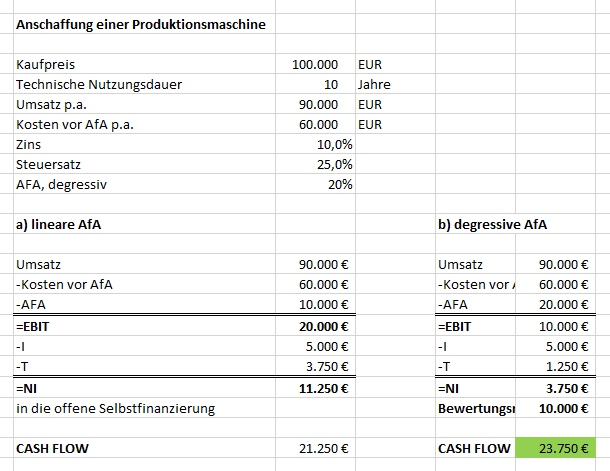
#> input picture images/Excel/ReFiExcel.png, 610 x 471 px
$ python tesseractTest.py
#> lines starting #> are read from the running program, lines starting #| are printed output that depends on the picture; after the words box and inside, x2 and y2 are one past the last pixel; in counts of white or black regions, pixels touching at a corner belong together
import cv2
import multiprocessing as mp
import numpy as np
import pandas as pd
import pytesseract
import re
import time
pytesseract.pytesseract.tesseract_cmd = r'C:\Program Files\Tesseract-OCR\tesseract'


def show_wait_destroy(winname, img):
    cv2.imshow(winname, img)
    cv2.moveWindow(winname, 500, 0)
    cv2.waitKey(0)
    cv2.destroyWindow(winname)


def hough_transform(img):
    """
        -Hough Transformation-

        Hough Transformation Lines
        https://opencv-python-tutroals.readthedocs.io/en/latest/py_tutorials/py_imgproc/py_houghlines/py_houghlines.html

        Probabilistic is not used because of worse results
    """
    # shape of Image
    try:
        height, width, color = img.shape
    except ValueError:
        height, width = img.shape

    # empty Image
    white_Image = 255 * np.ones(shape=[height, width, 3], dtype=np.uint8)

    # actual hugh translation
    lines = cv2.HoughLines(img, 1, np.pi / 360, 200)

    # Calculate and paint the found lines
    for line in lines:
        for rho, theta in line:
            a = np.cos(theta)
            b = np.sin(theta)
            x0 = a * rho
            y0 = b * rho
            x1 = int(x0 + 1000 * (-b))
            y1 = int(y0 + 1000 * a)
            x2 = int(x0 - 1000 * (-b))
            y2 = int(y0 - 1000 * a)

            # filter for vertical and horizontal lines
            if x2 - x1 == 0 or abs(y2 - y1) < 2:
                cv2.line(white_Image, (x1, y1), (x2, y2), (0, 0, 0), 2)

    # Draw lines at the border for better contour detection later
    cv2.line(white_Image, (0, 0),           (width, 0),     (0, 0, 0), 1)       # top
    cv2.line(white_Image, (width, height),  (0, height),    (0, 0, 0), 1)       # bottom
    cv2.line(white_Image, (0, 0),           (0, height),    (0, 0, 0), 1)       # left
    cv2.line(white_Image, (width, height),  (width, 0),     (0, 0, 0), 1)       # right

    return white_Image


# [6 lines left out: function tesseract_ocr, not called in this run]


def tesseract_ocr_mp(idx, img):
    """
        -PyTesseract OCR-

        image_to_string => String of text
        image_to_boxes => position of chars
        image_to_data => level, page_num, block_num, par_num, line_num, word_num, left, top, width, height, conf, text
        image_to_osd => Some Data about the Image

        Use the PyTesseract OCR Engine to get a String of Chars contained in a given Image
        Remove unwanted String chars
    """
    res = pytesseract.image_to_string(img)

    # filter some nasty text stuff out
    res = re.sub(r'[\x00-\x08\x0b\x0c\x0e-\x1f\x7f-\xff]', '', res)
    return [idx, res]


def main(input_path, output_format="csv", output_path="", debug=False):

    """
        -Init-

        Initialize some images that will be needed for processing
        And Check some Variables

        origImg -> will be the Original Image as Reference
        paintedImg -> will be a visual representation of the process (used for Debugging)
        src -> will be the source Processed Image on which all processes will be based on

    """
#> called with input_path = 'images/Excel/ReFiExcel.png', output_format = 'clipboard', output_path = '', debug = False
    origImg = cv2.imread(input_path)
#> origImg is the input picture: shape (471, 610, 3); mean B, G, R 242, 242.7, 242.3
    paintedImg = cv2.imread(input_path)
    src = cv2.imread(input_path, cv2.IMREAD_COLOR)

    # check for correct path
    if src is None:
        print('Error opening image: ' + input_path)
        return -1

    # check if img is already grey
    try:
        gray = cv2.cvtColor(src, cv2.COLOR_BGR2GRAY)
    except ValueError:
        gray = src

    """
        -Isolate Lines from Image-

        Find Horizontal and Vertical structures in the Image
        The Strictures will be Isolated from the text to identify Rows and Columns

    """

    # Apply adaptiveThreshold at the bitwise_not of gray
    gray = cv2.bitwise_not(gray)
    bw = cv2.adaptiveThreshold(gray, 255, cv2.ADAPTIVE_THRESH_MEAN_C, cv2.THRESH_BINARY, 15, -2)
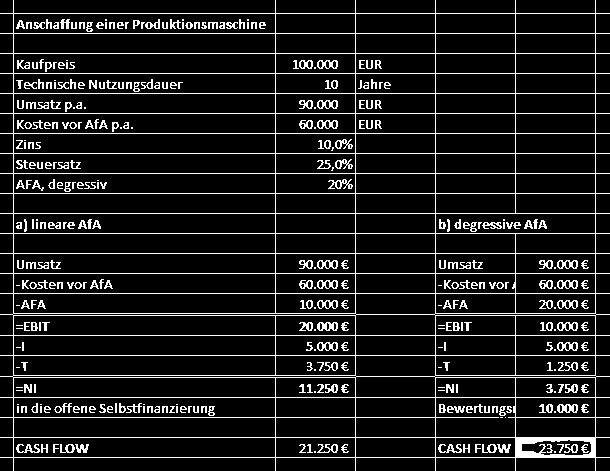
#> bw: shape (471, 610); 10.7% white in thin lines or dots

    # Create the images that will extract the horizontal and vertical lines
    horizontal = np.copy(bw)
    vertical = np.copy(bw)

    # Specify size on horizontal axis
    cols = horizontal.shape[1]
    horizontal_size = cols // 50
    # Create structure element for extracting horizontal lines through morphology operations
    horizontalStructure = cv2.getStructuringElement(cv2.MORPH_RECT, (horizontal_size, 1))
    # Apply morphology operations
    horizontal = cv2.erode(horizontal, horizontalStructure)
#> horizontal: shape (471, 610); 5.3% white in thin lines or dots
    horizontal = cv2.dilate(horizontal, horizontalStructure)
#> horizontal: shape (471, 610); 5.5% white in thin lines or dots

    # Specify size on vertical axis
    rows = vertical.shape[0]
    verticalsize = rows // 50
    # Create structure element for extracting vertical lines through morphology operations
    verticalStructure = cv2.getStructuringElement(cv2.MORPH_RECT, (1, verticalsize))
    # Apply morphology operations
    vertical = cv2.erode(vertical, verticalStructure)
#> vertical: shape (471, 610); 1.1% white in thin lines or dots
    vertical = cv2.dilate(vertical, verticalStructure)
#> vertical: shape (471, 610); 1.9% white in thin lines or dots

    lineImg = cv2.add(horizontal, vertical)
#> lineImg: shape (471, 610); 7.3% white in thin lines or dots

    if debug:
        show_wait_destroy('Raw isolated lines.jpg', lineImg)

    """
        -Enhance Lines-

        Enhance the found lines to draw a Table like Structure
        Hough Transformation is used

        When Adding the Images use the invert of the Image

    """
    # transform horizontal lines 2 times with flipped image for accuracy
    horizontal1 = hough_transform(horizontal)
#> in hough_transform, `lines = cv2.HoughLines(img, 1, np.pi / 360, 200)`: lines = 29 rows, first 8: [13, 1.57], [33, 1.57], [53, 1.57], [73, 1.57], [93, 1.57], [113, 1.57], [133, 1.57], [153, 1.57]
#> the loop in hough_transform, `for line in lines:` made 29 passes
    # flip and second go
    horizontal2 = cv2.rotate(horizontal, cv2.ROTATE_180)
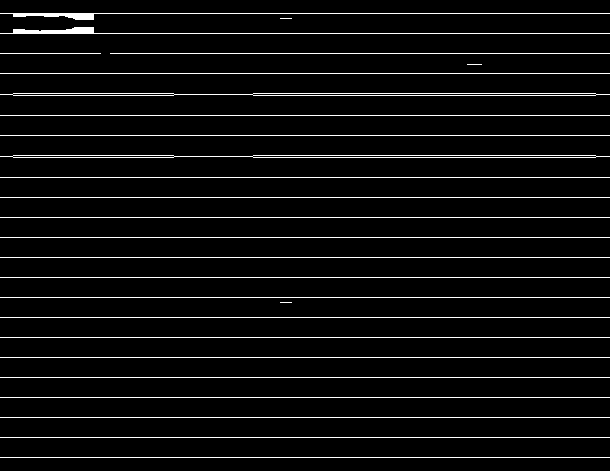
#> horizontal2: shape (471, 610); 5.5% white in thin lines or dots
    horizontal2 = hough_transform(horizontal2)
#> in hough_transform (call 2), `lines = cv2.HoughLines(img, 1, np.pi / 360, 200)`: lines = 29 rows, first 8: [13, 1.57], [33, 1.57], [73, 1.57], [115, 1.57], [135, 1.57], [177, 1.57], [197, 1.57], [217, 1.57]
#> the loop in hough_transform (call 2), `for line in lines:` made 29 passes
    horizontal2 = cv2.rotate(horizontal2, cv2.ROTATE_180)
#> horizontal2: shape (471, 610, 3); 84.2% white; 1 black region, box (x1, y1, x2, y2) and area: (0, 0, 610, 471) 45537
    # add both and invert
    horizontal = 255 - (255-horizontal1 + (255-horizontal2))
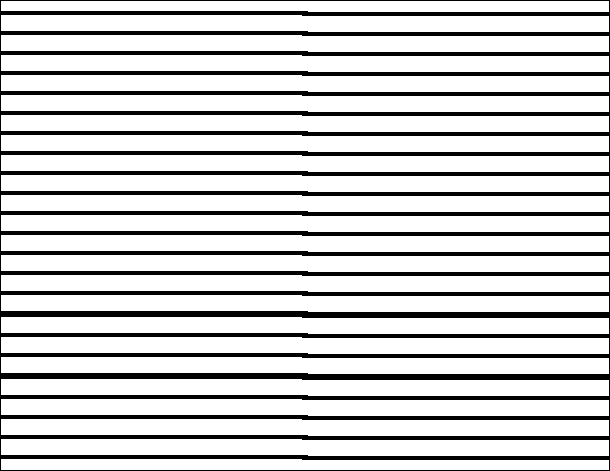
#> horizontal: shape (471, 610, 3); min 0, max 255, mean 201.3

    # transform vertical lines
    vertical = hough_transform(vertical)
#> in hough_transform (call 3), `lines = cv2.HoughLines(img, 1, np.pi / 360, 200)`: lines = [[13, 0], [275, 0], [355, 0], [435, 0], [595, 0], [515, 0]]
#> the loop in hough_transform (call 3), `for line in lines:` made 6 passes
#> after the loop in hough_transform (call 3), `for line in lines:`:
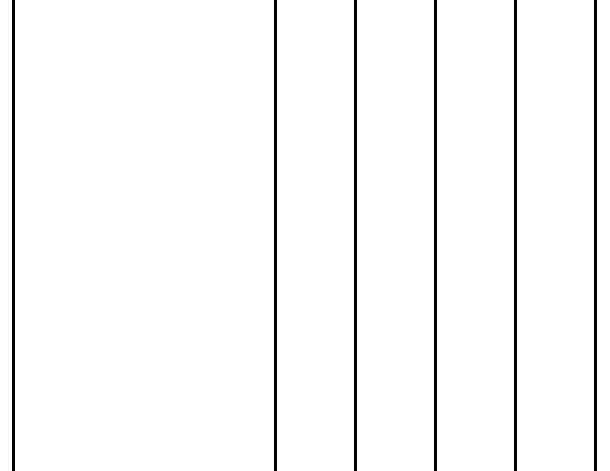
#> white_Image: shape (471, 610, 3); 97% white; 6 black regions, box (x1, y1, x2, y2) and area: (12, 0, 15, 471) 1413, (274, 0, 277, 471) 1413, (354, 0, 357, 471) 1413, (434, 0, 437, 471) 1413, (514, 0, 517, 471) 1413, (594, 0, 597, 471) 1413

    # add vert and horiz lines as inverses
    lineImg = 255 - (255 - horizontal + (255 - vertical))
#> lineImg: shape (471, 610, 3)

    if debug:
        show_wait_destroy('Refined lines added.jpg', lineImg)

    """
        -Find Contours-> Cells-

        After Preprocessing the Line Image find the Contours of every Cell
        Will be used to find Cells, Rows and Columns

    """

    # Preprocess Line Image
    lineImg = cv2.cvtColor(lineImg, cv2.COLOR_BGR2GRAY)     # grayscale
#> lineImg: shape (471, 610)
    ret, lineImg = cv2.threshold(lineImg, 127, 255, 0)      # threshold
#> lineImg: shape (471, 610); 76.5% white; 1 black region

    # Find Contours
    contours, hierarchy = cv2.findContours(lineImg, cv2.RETR_TREE, cv2.CHAIN_APPROX_SIMPLE)
#> contours = 168 contours; largest, box (x1, y1, x2, y2) and area: (15, 439, 274, 455) 3870, (15, 419, 274, 435) 3870, (15, 399, 274, 415) 3870, (15, 379, 274, 395) 3870, (15, 357, 274, 373) 3870

    # Visual Representation
    cv2.drawContours(lineImg, contours, -1, (0, 255, 0), 2)
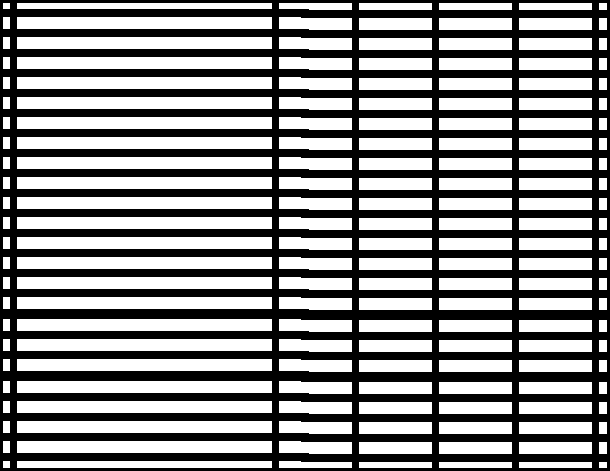
#> lineImg: shape (471, 610); 54.1% white; 1 black region
    if debug:
        show_wait_destroy('Raw Contours.jpg', lineImg)

    """
        -Filter Contours-

        Used Filter:
        1. Filter for Cells (Rectangles) via Shape Approximation
        2. Filter for a given Cell Size

    """

    filteredContours = []
    for cnt in contours:

        # Shape Approximation
        epsilon = 0.001 * cv2.arcLength(cnt, True)
        approx = cv2.approxPolyDP(cnt, epsilon, True)

        if len(approx) == 4:                                # Filter 1: just include 4 corner Shapes
            if cv2.contourArea(cnt) > 300.0:                # Filter 2: just include size bigger than 300^2 px
                filteredContours.append(cnt)
#> this loop made 168 passes
#> (epsilon, approx) on passes 1 to 3: (0.04, [[597, 460], [597, 469], [608, 469], [608, 460]]), (0.17, [[517, 460], [517, 469], [593, 469], [593, 460]]), (0.17, [[437, 460], [437, 469], [513, 469], [513, 460]])
#> after the loop, filteredContours = 96 contours; largest, box (x1, y1, x2, y2) and area: (15, 439, 274, 455) 3870, (15, 419, 274, 435) 3870, (15, 399, 274, 415) 3870, (15, 379, 274, 395) 3870, (15, 357, 274, 373) 3870

    # Visual Representation
    cv2.drawContours(lineImg, filteredContours, -1, (255, 0, 0), 2)
#> lineImg: shape (471, 610); 81.3% white; 1 black region, box (x1, y1, x2, y2) and area: (0, 0, 610, 471) 53844
    cv2.drawContours(paintedImg, filteredContours, -1, (255, 0, 0), 2)
    if debug:
        show_wait_destroy('Filtered Contours.jpg', lineImg)

    """
        -Find Rows and Columns-

        Find Rows and Columns of the table based on the found Contours
        Save every found Row/Column once in rowsRange/columnsRange Variable
        Save every Contour with a defined Row/Column to rows/columns
        Tolerance defines the tolerance between found Rows in Pixel

        Steps:
        1. Create empty Lists
        2. Find Centroid (Schwerpunkt) of every Contour
        3. Based on the Centroid, search for an existing Row/Column with the given tolerance
            - If a Row/Column already exists, assign the Contour
            - If no Row/Column was found, create a new one, hold track of it and then assign the Contour

    """

    # Step 1:
    rows = []           # indexes every Contour with a row height and a row Index of rowRange
    columns = []        # indexes every Contour with a columns width and a columns Index of columnRange
    rowRange = []       # holds track of every row with a given height +- tolerance
    columnRange = []    # holds track of every columns with a given height +- tolerance

    index = 0
    tolerance = 2       # in px
    for cnt in filteredContours:

        # Step 2: Find Centroid of every Contour
        M = cv2.moments(cnt)
        cx = int(M['m10'] / M['m00'])
        cy = int(M['m01'] / M['m00'])
        # draw a circle for visual marking
        cv2.circle(paintedImg, (cx, cy), radius=0, color=(0, 0, 255), thickness=10)

        # Step 2: for Rows
        if len(rowRange) == 0:                                                          # no rows yet
            rowRange.append(cy)                                                         # append new Row
            rows.append([cy, index, 0])                                                 # cy creates new row
        else:
            for i in range(len(rowRange)):                                              # search for existing row
                if cy > rowRange[i] + tolerance or cy < rowRange[i] - tolerance:        # tolerance +- 2 pixel
                    if i == len(rowRange)-1:                                            # no fitting row found
                        rowRange.append(cy)                                             # append new Row
                        rows.append([cy, index, i+1])                                   # cy creates new row index +1
                else:
                    rows.append([cy, index, i])                                     # cy is in the tolerance, row found
                    break

        # Step 2: for Columns
        if len(columnRange) == 0:                                                       # no rows yet
            columnRange.append(cx)                                                      # append new Row
            columns.append([cx, index, 0])                                              # cx creates new row
        else:
            for j in range(len(columnRange)):                                           # search for existing col
                if cx > columnRange[j] + tolerance or cx < columnRange[j] - tolerance:  # tolerance +- 2 pixel
                    if j == len(columnRange)-1:                                         # no fitting col found
                        columnRange.append(cx)                                          # append new col
                        columns.append([cx, index, j+1])                                # cx creates new column index +1
                else:
                    columns.append([cx, index, j])                                  # cx is in the tolerance, col found
                    break

        index += 1       # hold track of index of item from filteredContours List
#> this loop made 96 passes
#> (cnt, cx, cy) on passes 1 to 7: ([[517, 460], [517, 469], [593, 469], [593, 460]], 555, 464), ([[437, 460], [437, 469], [513, 469], [513, 460]], 475, 464), ([[357, 460], [357, 469], [433, 469], [433, 460]], 395, 464), ([[15, 459], [15, 469], [273, 469], [273, 459]], 144, 464), ([[517, 440], [517, 455], [593, 455], [593, 440]], 555, 447), ([[437, 440], [437, 455], [513, 455], [513, 440]], 475, 447), ([[357, 440], [357, 455], [433, 455], [433, 440]], 395, 447)
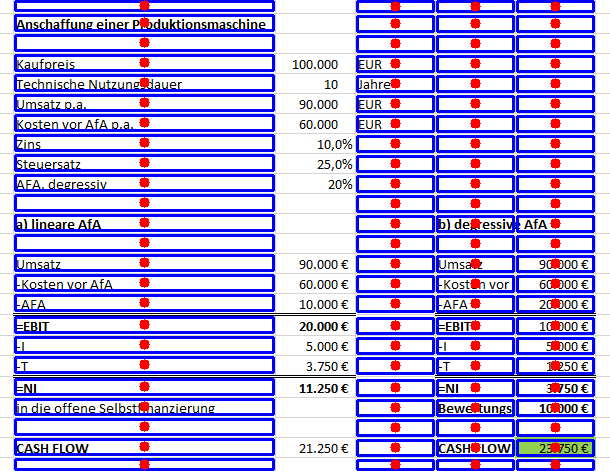
#> paintedImg: shape (471, 610, 3); mean B, G, R 235.9, 167.2, 173.9
#> after the loop, columnRange = [555, 475, 395, 144]; columns = 96 items, first 6: [555, 0, 0], [475, 1, 1], [395, 2, 2], [144, 3, 3], [555, 4, 0], [475, 5, 1]; index = 96; rowRange = [464, 447, 427, 407, 387, 365, 345, 325, 303, 283, 263, 243, 223, 203, 183, 163, 143, 123, 103, 83, 63, 43, 23, 6]; rows = 96 items, first 6: [464, 0, 0], [464, 1, 0], [464, 2, 0], [464, 3, 0], [447, 4, 1], [447, 5, 1]

    # Visual Representation of all found Contours, Rows and Columns with their Centroids
    show_wait_destroy('Computer Vision.jpg', paintedImg)

    """
        -Slice Image-

        Slice the Original Image according to the Found Rows and Columns
        Every cell is represented as a single Image which will be processed by OCR
        Steps:
        1. Preprocess the whole Original Image for better OCR results
        2. Create a List which will contain every sliced Image
        3. Calculate Coordinates for Image slicing based on the found Contours (Rectangles)
            - get all rectangle coordinates
            - calculate longest distance from P1 because only two corners are needed for slicing
        4. actually slice the Images

    """

    # Step 1: preprocess the Image
    origImg = cv2.cvtColor(origImg, cv2.COLOR_BGR2GRAY)                             # grayscale
    ret, origImg = cv2.threshold(np.array(origImg), 125, 255, cv2.THRESH_BINARY)    # threshold
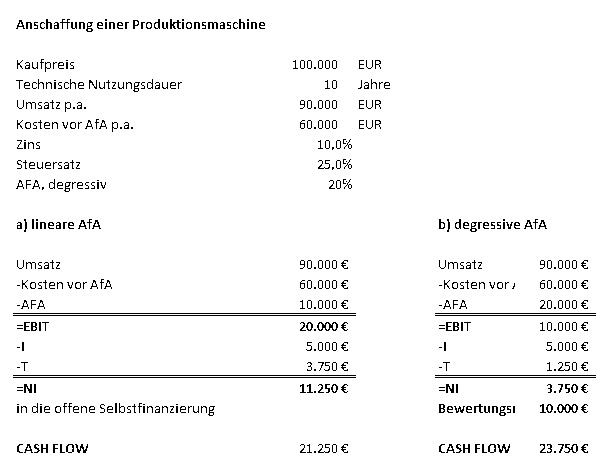
#> origImg: shape (471, 610); 96.3% white; black in thin lines or dots, all inside (x1, y1, x2, y2) = (13, 19, 596, 453)

    # Step 2: create empty List
    imageList = []
    for rectangle in filteredContours:
        x1 = rectangle[0][0][0]
        y1 = rectangle[0][0][1]
        x2 = rectangle[1][0][0]
        y2 = rectangle[1][0][1]
        x3 = rectangle[2][0][0]
        y3 = rectangle[2][0][1]
        x4 = rectangle[3][0][0]
        y4 = rectangle[3][0][1]

        # Step 3: for every rectangle (with pythagoras)
        d12 = np.sqrt(((x2-x1)**2)+((y2-y1)**2))    # distance between P1 and P2
        d13 = np.sqrt(((x3-x1)**2)+((y3-y1)**2))    # distance between P1 and P3
        d14 = np.sqrt(((x4-x1)**2)+((y4-y1)**2))    # distance between P1 and P4
        if d12 > d13 and d12 > d14:
            # d between 1 and 2 is greatest
            px = x2
            py = y2
        elif d13 > d12 and d13 > d14:
            # d between 1 and 3 is greatest
            px = x3
            py = y3
        else:  # d14 > d12 and d14 > d13:
            # d between 1 and 4 is greatest
            px = x4
            py = y4

        # correct Point coordinates for line height/width
        px -= 1
        py -= 1

        # Step 4: slice the Image at calculated coordinates
        slicedImage = origImg[y1:py, x1:px].copy()
        imageList.append(slicedImage)
#> this loop made 96 passes
#> (x1, y1, x2, y2, x3, y3, x4, y4) on passes 1 to 8: (517, 460, 517, 469, 593, 469, 593, 460), (437, 460, 437, 469, 513, 469, 513, 460), (357, 460, 357, 469, 433, 469, 433, 460), (15, 459, 15, 469, 273, 469, 273, 459), (517, 440, 517, 455, 593, 455, 593, 440), (437, 440, 437, 455, 513, 455, 513, 440), (357, 440, 357, 455, 433, 455, 433, 440), (15, 439, 15, 454, 273, 454, 273, 439)

    """
        -Create empty Pandas DF-

        create an empty DataFrame with the calculated size

    """

    row = range(len(rowRange))                  # size of rows
    col = range(len(columnRange))               # size of columns
    df = pd.DataFrame(index=row, columns=col)   # create DF

    """
        -MP OCR every Images-

        Multi Processes all sliced Images with the OCR engine
        Writes the results to the DataFrame

    """

    start = time.time()     # timer for Performance Measurement

    # result list has [index, result] to keep track of processed images
    resultList = []
    pool = mp.Pool(mp.cpu_count())
    resultList.append(pool.starmap(tesseract_ocr_mp, enumerate(imageList)))
#> (the call stopped at in tesseract_ocr_mp, `res = pytesseract.image_to_string(img)`: pytesseract is not available in this run)

    # results are out of Order, sort them by the Index
    resultList.sort(key=lambda x: x[0])

    # write result in DataFrame for export
    for i in range(len(resultList[0])):
        r = len(rowRange) - 1 - rows[i][2]          # coordinate of row
        c = len(columnRange) - 1 - columns[i][2]    # coordinate of col

        # print(resultList[i][1])
        df.iat[r, c] = resultList[0][i][1]
#> this loop made 0 passes

    if debug:
        print(df)

    # timer for Performance Measurement
    stop = time.time()
    print((stop - start), "s for MP OCR")

    """
        -OCR every Images-

        Same as above but without the Multiprocessing => at least 3 times slower

    """
    # [13 lines of commented-out code are left out]

    """
        -Export-

        Possible Outputs:
        0. "cvs" => DEFAULT creates new Sheet in CSV format on a given Path
        1. "excel"          creates new Excel Sheet on a given Path
        2. "clipboard"      copies Table to Clipboard for pasting to file

        => Path can be set by giving an output_path Value. Defaults to Input Path

    """

    if output_path == "":
        # format the output path and remove the ".png" or ".jpg" or ".jpeg" file ending
        # find "." starting from 5 index before the end of the string
        i = input_path.find(".", len(input_path) - 5, len(input_path))
        if i == -1:             # no file ending found
            i = len(input_path)
        # remove file ending
        output_path = input_path[:i:]

    # look for given output Format and Export the DataFrame
    if output_format == "excel":
        df.to_excel(output_path + ".xlsx", index=False, header=False)
    elif output_format == "clipboard":
        df.to_clipboard(excel=True, index=False, header=False)
    else:   # default
        df.to_csv(output_path + ".csv", index=False, header=False)


if __name__ == "__main__":
#> (the run stopped early here; a loop or call above may not have finished)
